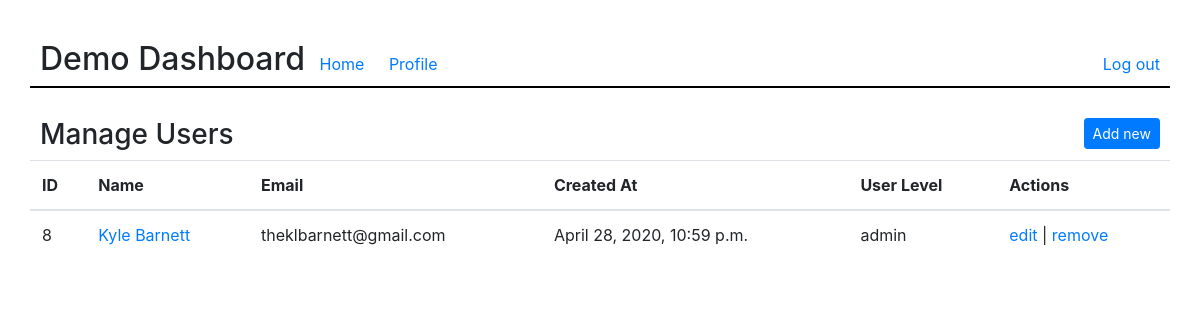
Page /dashboard (signed in) on the committed database.
### login/models.py (models this page shows)
class User(models.Model):
	first_name = models.CharField(max_length=255)
	last_name = models.CharField(max_length=255)
	email = models.CharField(max_length=255)
	birthday = models.DateField()
	description = models.TextField(default="")
	password_hash = models.CharField(max_length=60)
	user_level = models.SmallIntegerField(default=1)
	created_at = models.DateTimeField(auto_now_add=True)
	updated_at = models.DateTimeField(auto_now=True)
	objects = UserManager()

### login/views.py (the view)
# urls.py: path('dashboard', views.render_user_dashboard),
def render_user_dashboard(request):
	if request.session.get('logged_on', False):
		context = {
			'users': User.objects.all()
		}
		return render(request, 'dashboard.html', context)
	else:
		return redirect('/')

### login/templates/dashboard.html (shortened to what this page needs)
<!DOCTYPE html>
<html lang="en">
<head>
	<link rel="stylesheet" href="https://stackpath.bootstrapcdn.com/bootstrap/4.4.1/css/bootstrap.min.css">
	{% load static %}
	<link rel="stylesheet" type="text/css" href="{% static 'dashboardstyle.css' %}">
</head>
<body>
	<div id="wrapper">
		<div id="header">
			<h2>Demo Dashboard</h2>
			<a href="/">Home</a>
			<a href="/users/edit">Profile</a>
			<a href="/logout" id="logout">Log out</a>
		</div>
		<div id="content">
			<div id="content_header">
				<h3>Manage Users</h3>
				<a href="/users/new" class="btn btn-sm btn-primary admin">Add new</a>
			</div>
			<table class="table">
				<thead>
					<tr>
						<th>ID</th>
						<th>Name</th>
						<th>Email</th>
						<th class="rm-small">Created At</th>
						<th class="rm-small">User Level</th>
						<th class="admin">Actions</th>
					</tr>
				</thead>
				<tbody>
					{% for user in users %}
						<tr>
							<td>{{user.id}}</td>
							<td><a href="/users/show/{{user.id}}">{{user.first_name}} {{user.last_name}}</a></td>
							<td>{{user.email}}</td>
							<td class="rm-small">{{user.created_at}}</td>
							<td class="rm-small">
								{% if user.user_level == 9 %}
									admin
								{% else %}
									normal
								{% endif %}
							</td>
							<td class="admin">
								<a href="/users/edit/{{user.id}}">edit</a> |
								<a href="/users/remove/{{user.id}}">remove</a>
							</td>
						</tr>
					{% endfor %}
				</tbody>
			</table>
		</div>
	</div>
</body>
</html>

### login/static/dashboardstyle.css (style rules this page uses)
#wrapper { padding: 30px; }
#header { width: 100%; border-bottom: 2px solid black; }
#header h2 { display: inline-block; vertical-align: bottom; padding-top: 10px; padding-left: 10px; }
#header a { display: inline-block; padding: 10px; }
#logout { float: right; margin-top: 12px; }
#content_header { margin-top: 30px; }
#content_header h3 { display: inline-block; margin-left: 10px; }
#content_header .btn { float: right; margin-right: 10px; }

### rows in the picture
User: id "8", first_name "Kyle", last_name "Barnett", email "theklbarnett@gmail.com", created_at "April 28, 2020, 10:59 p.m.", user_level "admin"
